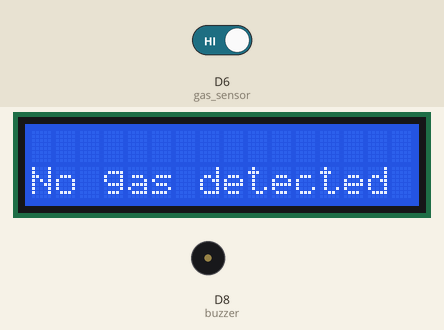
The sketch below on a simulated ESP8266 (NodeMCU). Shown: 16×2 character LCD, buzzer (waves = sounding, pin HIGH). Inputs (shaded band) come from the test bench; at power-on: D6 (gas_sensor) HIGH. WiFi joins after 1.5 s; servers stay silent unless stated; no MQTT or app messages arrive unless stated; what the sketch prints to the serial monitor is not drawn.

Above: at 4.2 s.
4.3 s: D6 (gas_sensor) driven LOW
At 8.3 s:
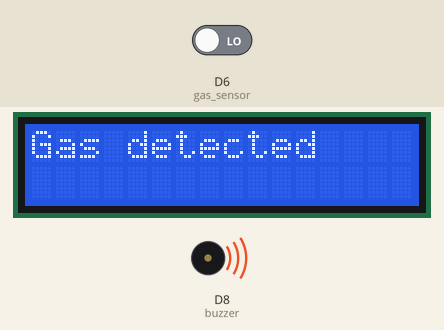
9.1 s: D6 (gas_sensor) driven HIGH
At 12.4 s:
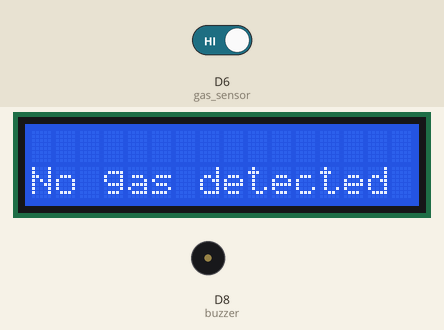
Timing chart, 0 to 13.9 s (numbered marks = the images above; inputs shaded):
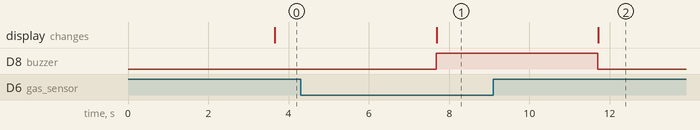

The sketch:

GASDETECTION.ino
```cpp
// Include required libraries
#include <Wire.h>
#include <LiquidCrystal_I2C.h>
#include <ESP8266WiFi.h>
#include "Adafruit_MQTT.h"
#include "Adafruit_MQTT_Client.h"

// Define LCD and WiFi credentials
LiquidCrystal_I2C lcd(0x27, 16, 2);
#define WLAN_SSID "Galaxy"
#define WLAN_PASS "gptmasab"

// Define MQTT server and authentication details
#define MQTT_SERV "io.adafruit.com"
#define MQTT_PORT 1883
#define MQTT_NAME "AUTOMATION_2344"
#define MQTT_PASS "aio_QnFH446bAoFlmPiwv3Ebae0pxwJ7"

// Create WiFi client and Adafruit MQTT client instances
WiFiClient client;
Adafruit_MQTT_Client mqtt(&client, MQTT_SERV, MQTT_PORT, MQTT_NAME, MQTT_PASS);
// Create MQTT Publish object for gas sensor value
Adafruit_MQTT_Publish flame = Adafruit_MQTT_Publish(&mqtt, MQTT_NAME "/g/gas");
// Define digital pins for the gas sensor and buzzer
int gas_sensor = D6;
int buzzer = D8;
int f1 = 0;
int f2 = 0;
// Setup function
void setup() {
  // Initialize the LCD
  lcd.init();
  lcd.backlight();
  // Set pin modes
  pinMode(gas_sensor, INPUT);
  pinMode(buzzer, OUTPUT);
  // Start serial communication
  Serial.begin(9600);
  Serial.println("Connecting to WiFi...");
  // Display startup message on the LCD
  lcd.setCursor(0, 0);
  lcd.print("Gas Detection");
  lcd.setCursor(0, 1);
  lcd.print("System");
  // Connect to WiFi network
  WiFi.begin(WLAN_SSID, WLAN_PASS);
  while (WiFi.status() != WL_CONNECTED) {
    delay(500);
    Serial.print(".");
  }
  Serial.println();
  Serial.println("WiFi connected");
  Serial.println("IP address: ");
  Serial.println(WiFi.localIP());
  // Connect to the MQTT server
  MQTT_connect();
}

// Main loop
void loop() {
  // Read gas sensor value
  int output = digitalRead(gas_sensor);

  // Publish gas sensor value to MQTT topic
  if (flame.publish(output)) {
    Serial.println("Gas value updated");
    delay(2000);
  }

  // Display gas detection status on the LCD and control the buzzer
  Serial.println(output);
  if (output == 0) {
    if (f1 == 0) {
      f1 = 1;
      f2 = 0;
      lcd.clear();
    }
    digitalWrite(buzzer, HIGH);
    lcd.setCursor(0, 0);
    lcd.print("Gas detected");
  } else {
    if (f2 == 0) {
      f2 = 1;
      f1 = 0;
      lcd.clear();
    }
    digitalWrite(buzzer, LOW);
    lcd.setCursor(0, 1);
    lcd.print("No gas detected");
  }
}

// Function to establish MQTT connection
void MQTT_connect() {
  int8_t ret;

  // Check if the client is already connected to the MQTT server
  if (mqtt.connected()) {
    return;
  }
  // Attempt to connect to the MQTT server
  Serial.print("Connecting to MQTT... ");
  uint8_t retries = 3;
  while ((ret = mqtt.connect()) != 0) {
    Serial.println(mqtt.connectErrorString(ret));
    Serial.println("Retrying MQTT connection in 5 seconds...");
    mqtt.disconnect();
    delay(5000);
    retries--;
    if (retries == 0) {
      while (1);
    }
  }
  Serial.println("MQTT Connected!");
}
```

Measured:
- after the input at 4.3 s, D8 (buzzer): LOW → HIGH after 3.4 s; the display: changes after 3.4 s (image 1)
- after the input at 9.1 s, D8 (buzzer): HIGH → LOW after 2.6 s; the display: changes after 2.6 s (image 2)
